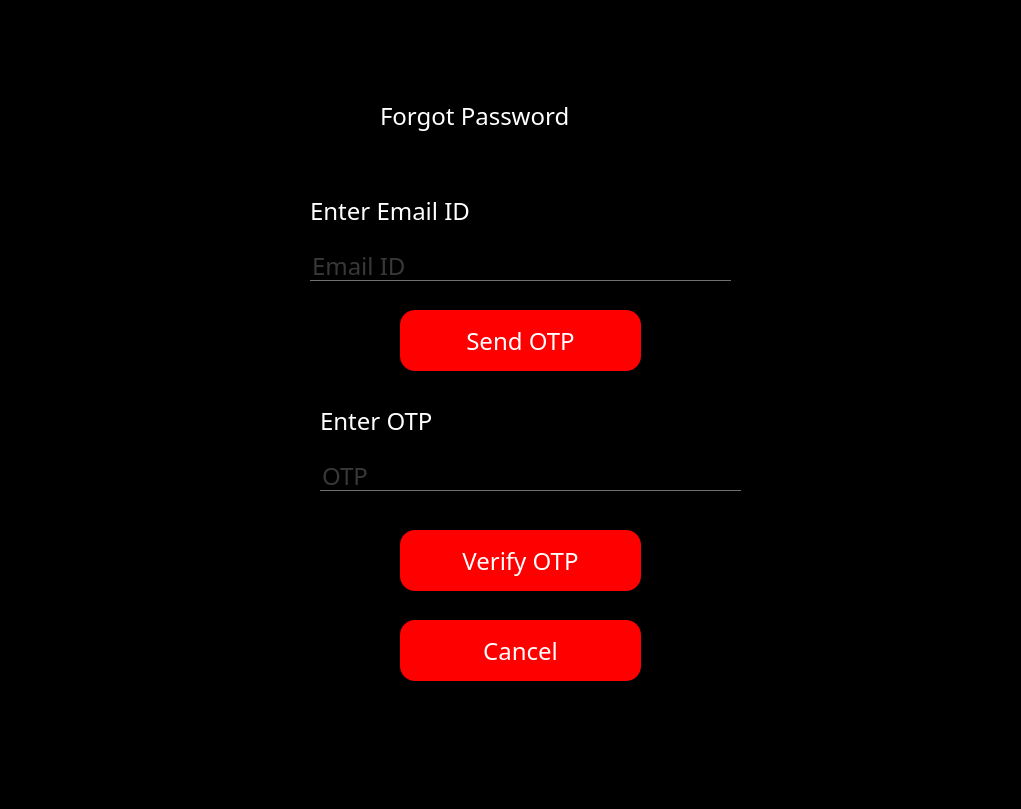
<?xml version="1.0" encoding="UTF-8"?>
<ui version="4.0">
 <class>Form</class>
 <widget class="QWidget" name="Form">
  <property name="geometry">
   <rect>
    <x>0</x>
    <y>0</y>
    <width>1021</width>
    <height>809</height>
   </rect>
  </property>
  <property name="maximumSize">
   <size>
    <width>1021</width>
    <height>825</height>
   </size>
  </property>
  <property name="windowTitle">
   <string>Form</string>
  </property>
  <property name="styleSheet">
   <string notr="true">*{
background:rgba;
font-family:century gothic;
font-size:24px;
}
QFrame
{
background:rgba;
border-radius:15px
}
QPushButton
{
background:red;
border-radius:60px;
}
QToolButton
{
background:red;
border-radius:60px;
}
QLabel
{
color:white;
background:transparent;
}
QPushButton
{
color:white;
border-radius:15px;
}
QPushButton:hover
{
color:#333;
border-radius:15px;
background:#49ebff;
}
QLineEdit
{
background:transparent;
border:none;
color:#717072;
border-bottom:1px solid #717072
}
</string>
  </property>
  <widget class="QFrame" name="frame">
   <property name="geometry">
    <rect>
     <x>250</x>
     <y>70</y>
     <width>561</width>
     <height>671</height>
    </rect>
   </property>
   <property name="frameShape">
    <enum>QFrame::StyledPanel</enum>
   </property>
   <property name="frameShadow">
    <enum>QFrame::Raised</enum>
   </property>
   <widget class="QPushButton" name="sendotp">
    <property name="geometry">
     <rect>
      <x>150</x>
      <y>240</y>
      <width>241</width>
      <height>61</height>
     </rect>
    </property>
    <property name="font">
     <font>
      <family>century gothic</family>
      <pointsize>-1</pointsize>
     </font>
    </property>
    <property name="text">
     <string>Send OTP</string>
    </property>
   </widget>
   <widget class="QLineEdit" name="emailid">
    <property name="geometry">
     <rect>
      <x>60</x>
      <y>180</y>
      <width>421</width>
      <height>31</height>
     </rect>
    </property>
    <property name="text">
     <string/>
    </property>
    <property name="placeholderText">
     <string>Email ID</string>
    </property>
   </widget>
   <widget class="QLineEdit" name="otpno">
    <property name="geometry">
     <rect>
      <x>70</x>
      <y>390</y>
      <width>421</width>
      <height>31</height>
     </rect>
    </property>
    <property name="text">
     <string/>
    </property>
    <property name="echoMode">
     <enum>QLineEdit::Normal</enum>
    </property>
    <property name="placeholderText">
     <string>OTP</string>
    </property>
   </widget>
   <widget class="QLabel" name="label_2">
    <property name="geometry">
     <rect>
      <x>60</x>
      <y>120</y>
      <width>171</width>
      <height>41</height>
     </rect>
    </property>
    <property name="font">
     <font>
      <family>century gothic</family>
      <pointsize>-1</pointsize>
     </font>
    </property>
    <property name="text">
     <string>Enter Email ID</string>
    </property>
   </widget>
   <widget class="QLabel" name="label_3">
    <property name="geometry">
     <rect>
      <x>70</x>
      <y>330</y>
      <width>141</width>
      <height>41</height>
     </rect>
    </property>
    <property name="font">
     <font>
      <family>century gothic</family>
      <pointsize>-1</pointsize>
     </font>
    </property>
    <property name="text">
     <string>Enter OTP</string>
    </property>
   </widget>
   <widget class="QPushButton" name="verifyotp">
    <property name="geometry">
     <rect>
      <x>150</x>
      <y>460</y>
      <width>241</width>
      <height>61</height>
     </rect>
    </property>
    <property name="font">
     <font>
      <family>century gothic</family>
      <pointsize>-1</pointsize>
     </font>
    </property>
    <property name="text">
     <string>Verify OTP</string>
    </property>
   </widget>
   <widget class="QPushButton" name="cancelotp">
    <property name="geometry">
     <rect>
      <x>150</x>
      <y>550</y>
      <width>241</width>
      <height>61</height>
     </rect>
    </property>
    <property name="font">
     <font>
      <family>century gothic</family>
      <pointsize>-1</pointsize>
     </font>
    </property>
    <property name="text">
     <string>Cancel</string>
    </property>
   </widget>
   <widget class="QPushButton" name="homebtn">
    <property name="geometry">
     <rect>
      <x>0</x>
      <y>30</y>
      <width>93</width>
      <height>28</height>
     </rect>
    </property>
    <property name="styleSheet">
     <string notr="true">QPushButton
{
font-size:14px;
color:white;
background:transparent;
}</string>
    </property>
    <property name="text">
     <string/>
    </property>
    <property name="icon">
     <iconset>
      <normaloff>icons/arrow-left.svg</normaloff>icons/arrow-left.svg</iconset>
    </property>
    <property name="iconSize">
     <size>
      <width>32</width>
      <height>32</height>
     </size>
    </property>
   </widget>
   <widget class="QLabel" name="label">
    <property name="geometry">
     <rect>
      <x>130</x>
      <y>20</y>
      <width>321</width>
      <height>51</height>
     </rect>
    </property>
    <property name="styleSheet">
     <string notr="true">QLabel{
font-weight: bold;
font-size: 40px;
};</string>
    </property>
    <property name="text">
     <string>Forgot Password</string>
    </property>
   </widget>
  </widget>
 </widget>
 <resources>
  <include location="icons/icons.qrc"/>
 </resources>
 <connections/>
</ui>
